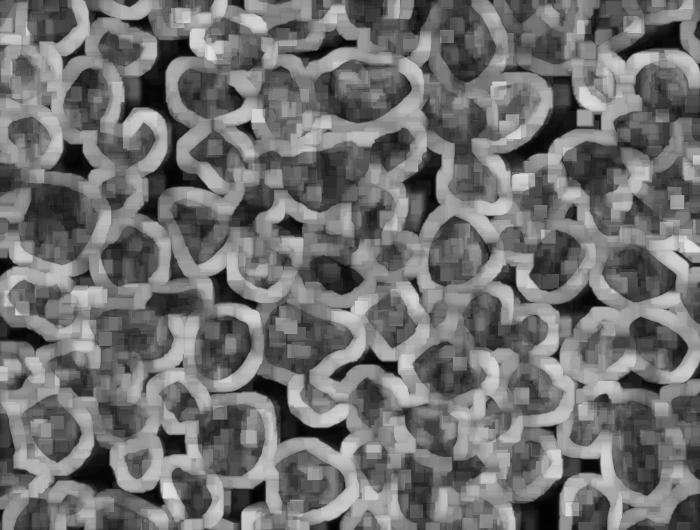
#> input picture 23EC30048_IP_3/pic1_grad.jpg, 700 x 530 px; its folder holds only this picture in this run
$ jupyter execute --allow-errors Assignment3_IP.ipynb
#> lines starting #> are read from the running program, lines starting #| are printed output that depends on the picture
[cell 1]
from PIL import Image
import numpy as np
import matplotlib.pyplot as plt

# 1️⃣ Ask the user for the image filename
filename = input("Enter image filename (with extension): ")  # e.g. pic1.jpg
#> the answer given: pic1_grad.jpg

# 2️⃣ Open the image using PIL
img = Image.open(filename)
#> img is the input picture: PIL image 700x530 L; min 0, max 232, mean 113.3

# 3️⃣ Convert to NumPy array
img_array = np.array(img)


plt.imshow(img_array)
plt.axis("off")
plt.show()

[cell 2]
import numpy as np
import matplotlib.pyplot as plt
from PIL import Image

# Compute histogram (PDF)
hist = np.zeros(256)
for pixel in img_array.flatten():
    hist[pixel] += 1
#> this loop made 371000 passes
#> pixel on passes 1 to 3: 65, 68, 73
#> after the loop, hist = 256 values, max 2853 at index 145, min 0 at index 231, mean 1449.2
pdf = hist / hist.sum()
#> pdf = 256 values, max 0.00769 at index 145, min 0 at index 231, mean 0.00391

# CDF and mapping: y = 255 * Σ p(x)
cdf = np.cumsum(pdf)
#> cdf = 256 values from 5.39e-05 to 1
equalization_map = np.round(255 * cdf).astype(np.uint8)
#> equalization_map = 256 values from 0 to 255
equalized_array = equalization_map[img_array]
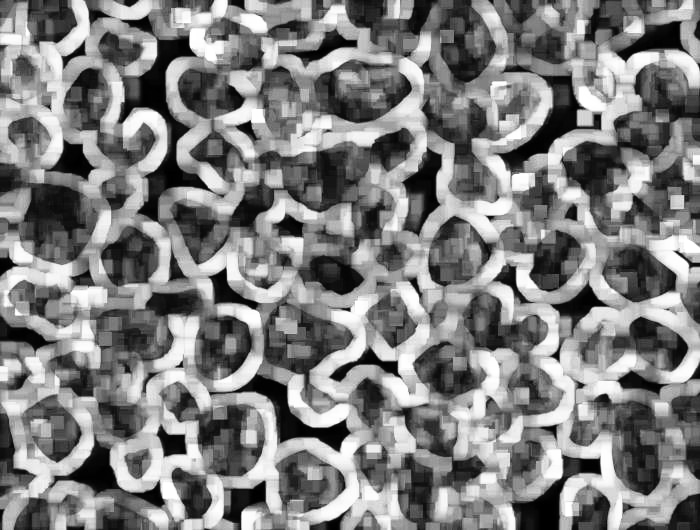
#> equalized_array: shape (530, 700); min 0, max 255, mean 128.2

# Save equalized image
equalized_img = Image.fromarray(equalized_array)
output_filename = filename.split('.')[0] + "_equalized.jpg"
equalized_img.save(output_filename)

# Compute equalized histogram for plotting
hist_eq = np.zeros(256)
for pixel in equalized_array.flatten():
    hist_eq[pixel] += 1
#> this loop made 371000 passes
#> pixel on passes 1 to 3: 47, 52, 60
#> after the loop, hist_eq = 256 values, max 2853 at index 179, min 0 at index 31, mean 1449.2

# Plot 2×2 figure like your sample
fig, axes = plt.subplots(2, 2, figsize=(12, 7))

# Top row: original and equalized images
axes[0,0].imshow(img_array, cmap='gray')
axes[0,0].set_title("Original Image")
axes[0,0].axis("off")

axes[0,1].imshow(equalized_array, cmap='gray')
axes[0,1].set_title("Equalized Image")
axes[0,1].axis("off")

# Bottom row: histograms
axes[1,0].bar(np.arange(256), hist, color='gray', width=1)
axes[1,0].set_title("Original Histogram")

axes[1,1].bar(np.arange(256), hist_eq, color='gray', width=1)
axes[1,1].set_title("Equalized Histogram")


print("Equalized image saved as:", output_filename)
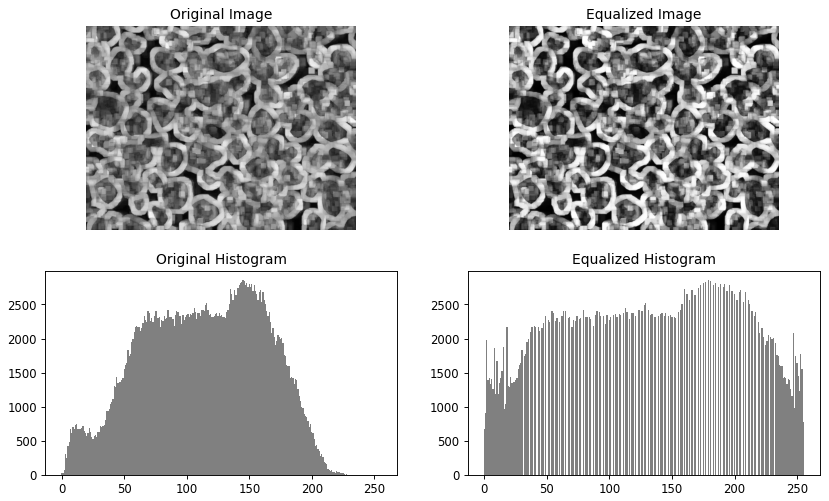
#> figure drawn by matplotlib, 4 panels; panel 3: tallest bar 2853 high, from x = 144.5 to 145.5; panel 4: tallest bar 2853 high, from x = 178.5 to 179.5
#> the answer given: 100

[cell 3]
import numpy as np
import matplotlib.pyplot as plt
from PIL import Image

# -------------------- Morphological Functions --------------------

def erosion_scratch(img, kernel_size):
    """
    Perform morphological erosion without using any library.
    img: 2D numpy array (grayscale)
    kernel_size: odd integer (e.g., 3, 5, 7)
    """
#> called with kernel_size = 100
    pad = kernel_size // 2
    padded_img = np.pad(img, pad, mode='edge')  # replicate borders
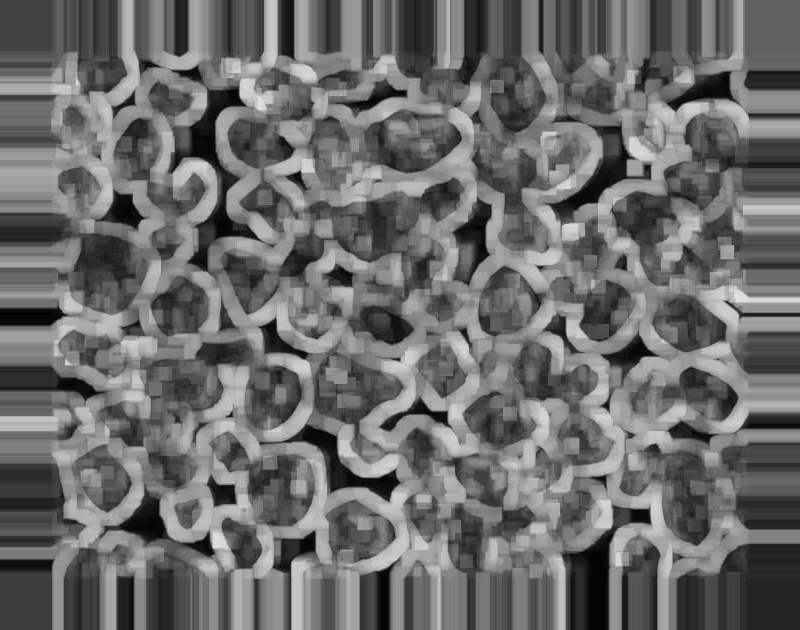
#> padded_img: shape (630, 800); min 0, max 232, mean 107.6
    eroded = np.zeros_like(img)

    for i in range(img.shape[0]):
        for j in range(img.shape[1]):
            window = padded_img[i:i+kernel_size, j:j+kernel_size]
            eroded[i, j] = np.min(window)  # erosion → minimum in neighborhood
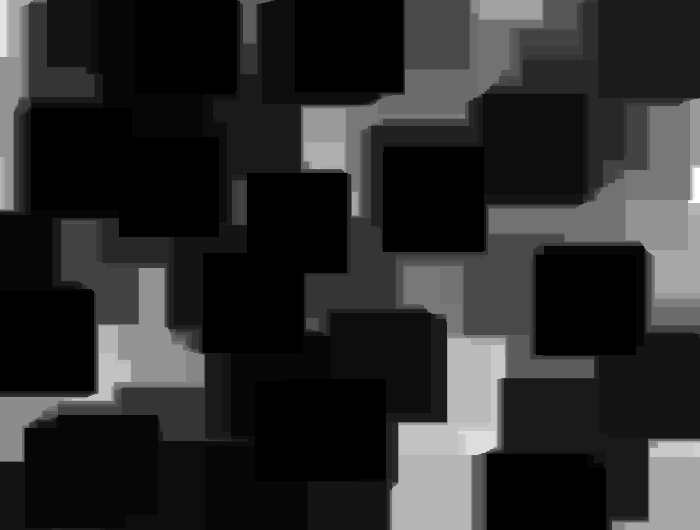
#> eroded: shape (530, 700); min 0, max 38, mean 6.5; drawn with min black and max white
    return eroded


def dilation_scratch(img, kernel_size):
    """
    Perform morphological dilation without using any library.
    img: 2D numpy array (grayscale)
    kernel_size: odd integer (e.g., 3, 5, 7)
    """
#> called with kernel_size = 100
    pad = kernel_size // 2
    padded_img = np.pad(img, pad, mode='edge')
    dilated = np.zeros_like(img)

    for i in range(img.shape[0]):
        for j in range(img.shape[1]):
            window = padded_img[i:i+kernel_size, j:j+kernel_size]
            dilated[i, j] = np.max(window)  # dilation → maximum in neighborhood
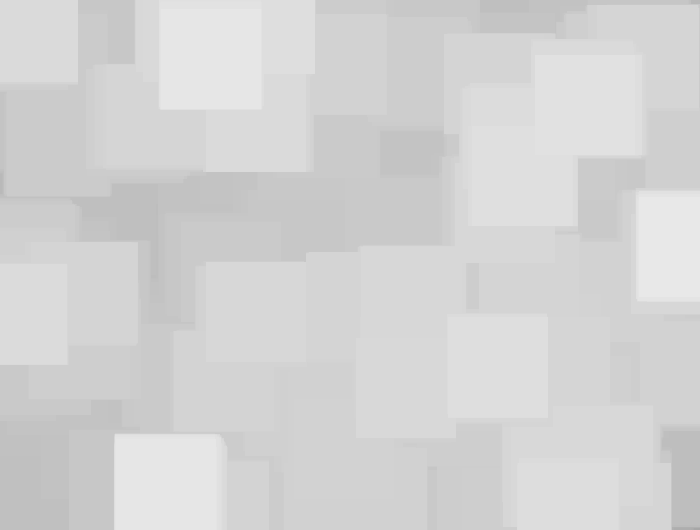
#> dilated: shape (530, 700); min 167, max 232, mean 211.5
    return dilated


# -------------------- User Input and Processing --------------------

# Ask user for kernel size
kernel_size = int(input("Enter kernel size (odd integer, e.g., 3, 5, 7): "))

# Load the equalized image (ensure it exists)

img = Image.open(filename).convert("L")
img_array = np.array(img)

# Perform erosion, dilation, and morphological gradient
eroded_img = erosion_scratch(img_array, kernel_size)
dilated_img = dilation_scratch(img_array, kernel_size)
grad_img = dilated_img - eroded_img
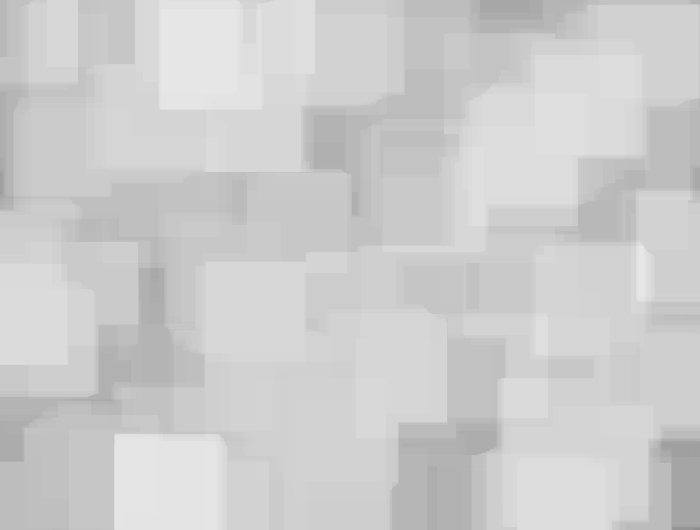
#> grad_img: shape (530, 700); min 142, max 231, mean 205

# Save all outputs
base = filename.split('.')[0]
Image.fromarray(eroded_img).save(base + "_erosion.jpg")
Image.fromarray(dilated_img).save(base + "_dilation.jpg")
Image.fromarray(grad_img).save(base + "_grad.jpg")

# -------------------- Display Results --------------------

fig, axes = plt.subplots(1, 4, figsize=(16, 4))

axes[0].imshow(img_array, cmap='gray')
axes[0].set_title("Original (Equalized)")
axes[0].axis("off")

axes[1].imshow(eroded_img, cmap='gray')
axes[1].set_title(f"Erosion (k={kernel_size})")
axes[1].axis("off")

axes[2].imshow(dilated_img, cmap='gray')
axes[2].set_title(f"Dilation (k={kernel_size})")
axes[2].axis("off")

axes[3].imshow(grad_img, cmap='gray')
axes[3].set_title("Morphological Gradient")
axes[3].axis("off")

plt.tight_layout()
plt.show()

print(f"Saved results as:\n {base}_erosion.jpg\n {base}_dilation.jpg\n {base}_grad.jpg")

[cell 4]
# ===== Textural Segmentation (Simple) =====
# Needs: erosion_scratch(img, k), dilation_scratch(img, k)

def open_s(img, k):
    # Opening = erosion then dilation
    return dilation_scratch(erosion_scratch(img, k), k)

def close_s(img, k):
    # Closing = dilation then erosion
    return erosion_scratch(dilation_scratch(img, k), k)

def make_odd(k):
    # Ensure kernel size is odd
    return k if k % 2 == 1 else k + 1

def texture_segment(grad_img, close_sizes, open_size, thr_factor=0.3):
    """
    Three steps:
      1) Successive CLOSINGS with sizes in close_sizes  -> remove small blobs
      2) One OPENING with size open_size                -> remove dark gaps
      3) THRESHOLD (mean + thr_factor*std)              -> binary boundary
    Returns: (img_after_closings, img_after_opening, boundary_mask)
    """
    # 0) Clean sizes
    close_sizes = [make_odd(k) for k in close_sizes]
    open_size   = make_odd(open_size)

    # 1) Successive closings
    img1 = grad_img.copy()
    for k in close_sizes:
        img1 = close_s(img1, k)

    # 2) Single opening (SE > separation between large blobs)
    img2 = open_s(img1, open_size)

    # 3) Simple threshold
    t = img2.mean() + thr_factor * img2.std()
    boundary = (img2 > t).astype(np.uint8) * 255

    return img1, img2, boundary, t

# --------- Minimal runner ---------
base = filename.split('.')[0]
grad = np.array(Image.open(base + "_grad.jpg").convert("L"))

print("\nParameters")
#> (the rest of this cell did not finish here and is left out)

$ run again, on 23EC30048_IP_3/pic1_dilation.jpg
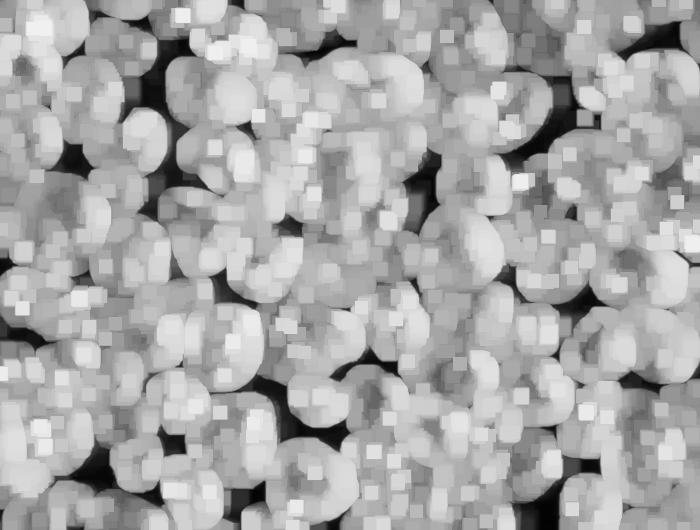
#> input picture 23EC30048_IP_3/pic1_dilation.jpg, 700 x 530 px
#> img is the input picture: PIL image 700x530 L; min 0, max 247, mean 167.7
#> the loop `for pixel in img_array.flatten():` made 371000 passes
#> pixel on passes 1 to 3: 121, 124, 129
#> after the loop `for pixel in img_array.flatten():`: hist = 256 values, max 4720 at index 178, min 0 at index 248, mean 1449.2
#> pdf = 256 values, max 0.0127 at index 178, min 0 at index 248, mean 0.00391
#> cdf = 256 values from 1.89e-05 to 1
#> equalization_map = 256 values from 0 to 255
#> `equalized_array = equalization_map[img_array]`:
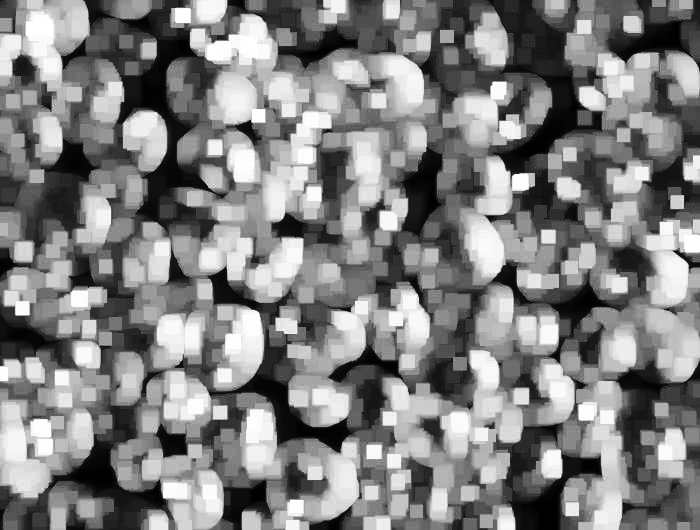
#> equalized_array: shape (530, 700); min 0, max 255, mean 128.5
#> the loop `for pixel in equalized_array.flatten():` made 371000 passes
#> pixel on passes 1 to 3: 29, 31, 35
#> after the loop `for pixel in equalized_array.flatten():`: hist_eq = 256 values, max 4720 at index 136, min 0 at index 40, mean 1449.2
#> `grad_img = dilated_img - eroded_img`:
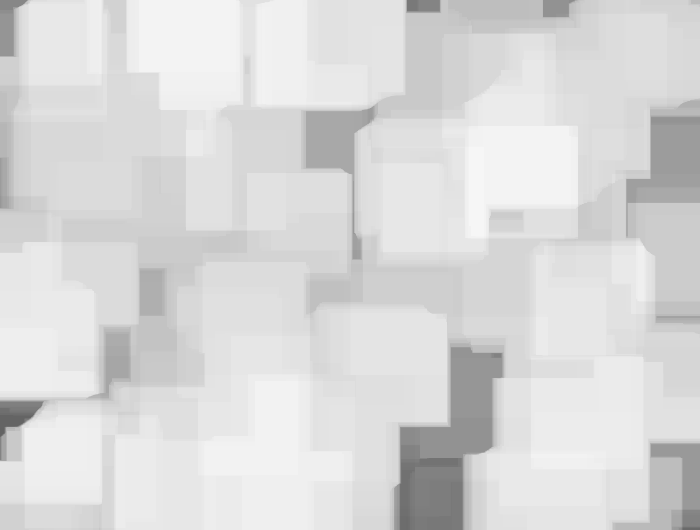
#> grad_img: shape (530, 700); min 99, max 246, mean 217.4

$ run again, on 23EC30048_IP_3/pic2_grad.jpg
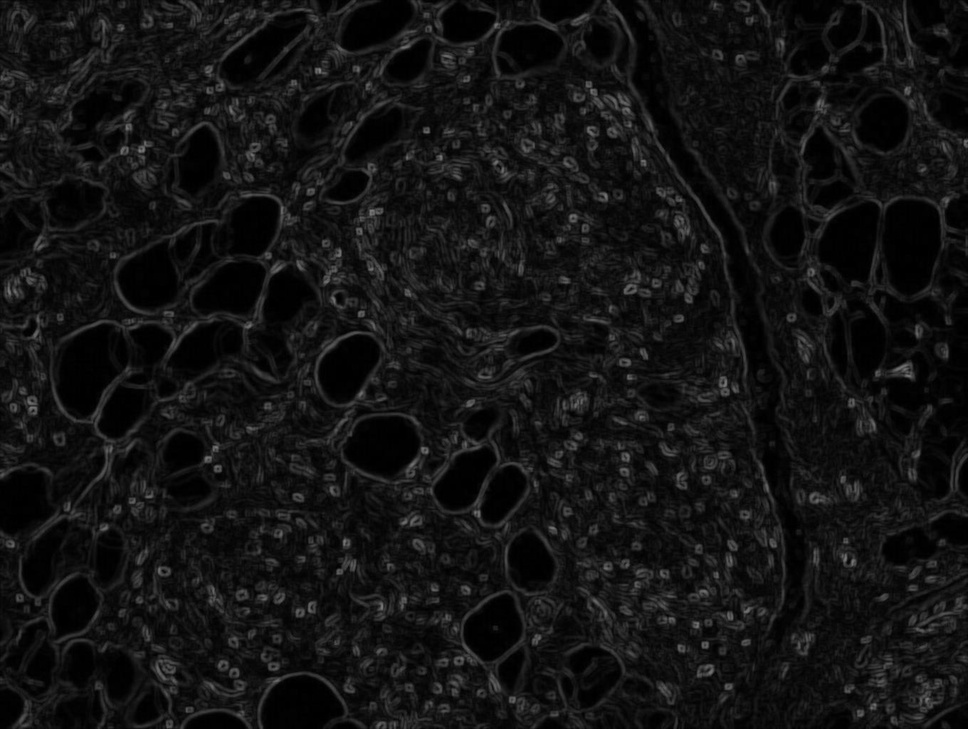
#> input picture 23EC30048_IP_3/pic2_grad.jpg, 968 x 729 px, shrunk from 1360 x 1024 before the run
#> img is the input picture: PIL image 968x729 L; min 0, max 128, mean 19.1
#> the loop `for pixel in img_array.flatten():` made 705672 passes
#> pixel on passes 1 to 3: 13, 16, 23
#> after the loop `for pixel in img_array.flatten():`: hist = 256 values, max 33527 at index 1, min 0 at index 125, mean 2756.5
#> pdf = 256 values, max 0.0475 at index 1, min 0 at index 125, mean 0.00391
#> cdf = 256 values from 0.0283 to 1
#> equalization_map = 256 values from 7 to 255
#> `equalized_array = equalization_map[img_array]`:
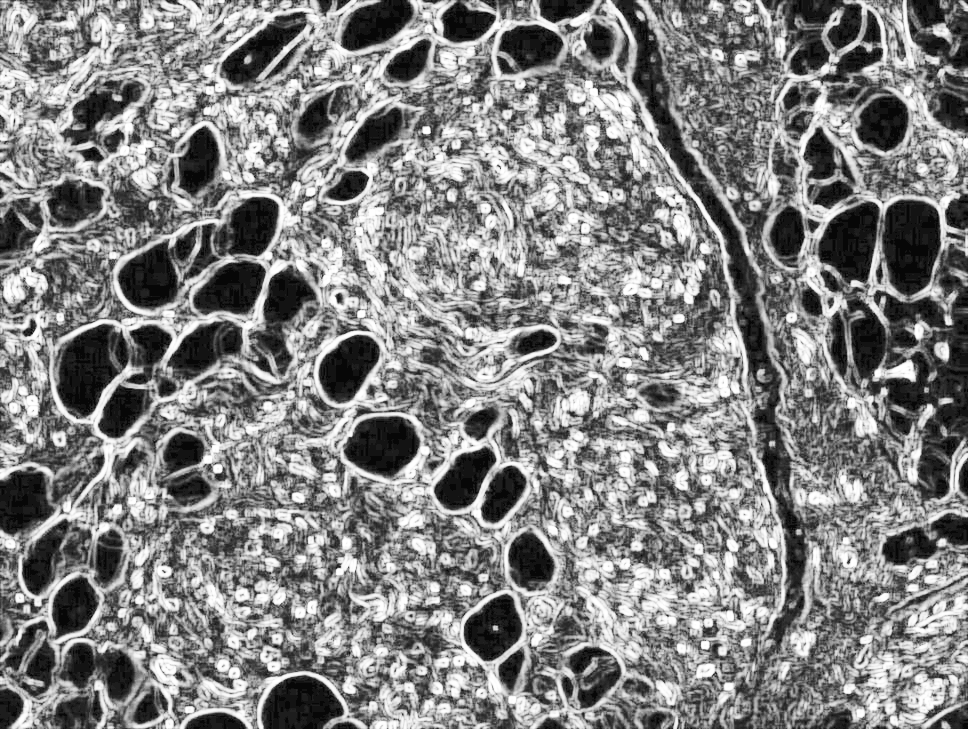
#> equalized_array: shape (729, 968); min 7, max 255, mean 130.7
#> the loop `for pixel in equalized_array.flatten():` made 705672 passes
#> pixel on passes 1 to 3: 110, 135, 180
#> after the loop `for pixel in equalized_array.flatten():`: hist_eq = 256 values, max 33527 at index 19, min 0 at index 0, mean 2756.5
#> after the loop in dilation_scratch, `for i in range(img.shape[0]):`:
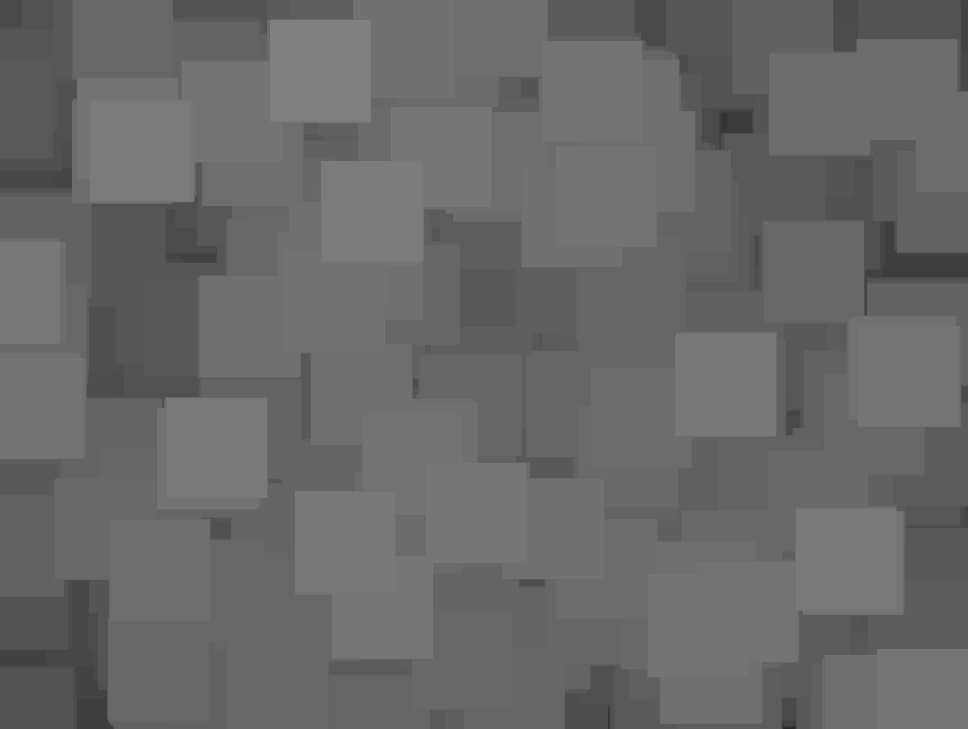
#> dilated: shape (729, 968); min 39, max 128, mean 104.6
